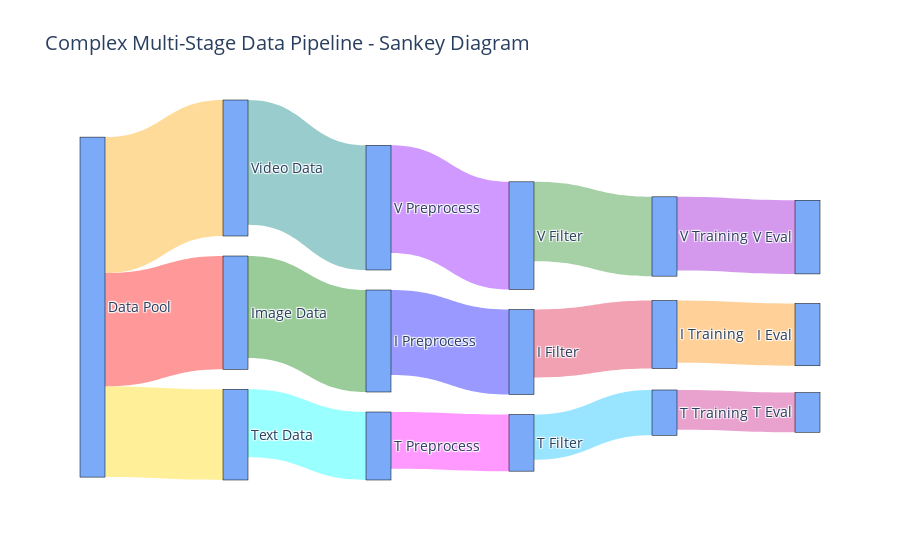

The notebook cell saved with this chart:
### Code cell
import plotly.graph_objects as go

# List of labels for nodes
labels = [
    "Data Pool", 
    "Image Data", "Video Data", "Text Data", 
    "I Preprocess", "V Preprocess", "T Preprocess",
    "I Filter", "V Filter", "T Filter",
    "I Training", "V Training", "T Training",
    "I Eval", "V Eval", "T Eval"
]

# Define flow links
source = [
    0, 0, 0,  # Pool -> modalities
    1, 2, 3,  # modalities -> preprocess
    4, 5, 6,  # preprocess -> filter
    7, 8, 9,  # filter -> training
    10, 11, 12  # training -> eval
]

target = [
    1, 2, 3,
    4, 5, 6,
    7, 8, 9,
    10, 11, 12,
    13, 14, 15
]

values = [
    100, 120, 80,  # Data Pool distribution
    90, 110, 60,   # After preprocess
    75, 95, 50,    # After filter
    60, 70, 40,    # Training
    55, 65, 35     # Evaluation
]

fig = go.Figure(data=[go.Sankey(
    node=dict(
        pad=20,
        thickness=25,
        line=dict(color="black", width=0.5),
        label=labels,
        color="rgba(66, 135, 245, 0.7)"
    ),
    link=dict(
        source=source,
        target=target,
        value=values,
        color=[
            "rgba(255,0,0,0.4)",
            "rgba(255,165,0,0.4)",
            "rgba(255,215,0,0.4)",
            "rgba(0,128,0,0.4)",
            "rgba(0,128,128,0.4)",
            "rgba(0,255,255,0.4)",
            "rgba(0,0,255,0.4)",
            "rgba(139,0,255,0.4)",
            "rgba(255,0,255,0.4)",
            "rgba(220,20,60,0.4)",
            "rgba(34,139,34,0.4)",
            "rgba(0,191,255,0.4)",
            "rgba(255,140,0,0.4)",
            "rgba(148,0,211,0.4)",
            "rgba(199,21,133,0.4)"
        ]
    )
)])

fig.update_layout(title_text="Complex Multi-Stage Data Pipeline - Sankey Diagram", font_size=14)
fig.show()

### Figure 1 — Plotly figure (JSON) as saved in the notebook; plotly's stock layout.template omitted (floating-point values rounded to 4 significant figures)
{"data": [{"link": {"color": ["rgba(255,0,0,0.4)", "rgba(255,165,0,0.4)", "rgba(255,215,0,0.4)", "rgba(0,128,0,0.4)", "rgba(0,128,128,0.4)", "rgba(0,255,255,0.4)", "rgba(0,0,255,0.4)", "rgba(139,0,255,0.4)", "rgba(255,0,255,0.4)", "rgba(220,20,60,0.4)", "rgba(34,139,34,0.4)", "rgba(0,191,255,0.4)", "rgba(255,140,0,0.4)", "rgba(148,0,211,0.4)", "rgba(199,21,133,0.4)"], "source": [0, 0, 0, 1, 2, 3, 4, 5, 6, 7, 8, 9, 10, 11, 12], "target": [1, 2, 3, 4, 5, 6, 7, 8, 9, 10, 11, 12, 13, 14, 15], "value": [100, 120, 80, 90, 110, 60, 75, 95, 50, 60, 70, 40, 55, 65, 35]}, "node": {"color": "rgba(66, 135, 245, 0.7)", "label": ["Data Pool", "Image Data", "Video Data", "Text Data", "I Preprocess", "V Preprocess", "T Preprocess", "I Filter", "V Filter", "T Filter", "I Training", "V Training", "T Training", "I Eval", "V Eval", "T Eval"], "line": {"color": "black", "width": 0.5}, "pad": 20, "thickness": 25}, "type": "sankey"}], "layout": {"font": {"size": 14}, "title": {"text": "Complex Multi-Stage Data Pipeline - Sankey Diagram"}}}
